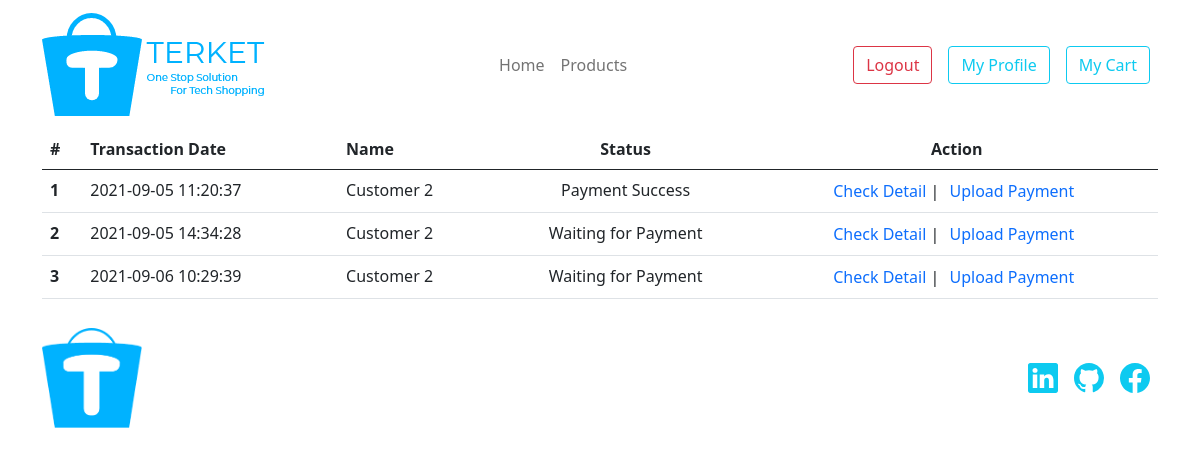
Screenshot of /index.php?page=track-order (signed in) with the database file from the repository.
### tables this page shows
CREATE TABLE `transaction` (
  `transaction_id` int(11) NOT NULL,
  `user_id` int(10) NOT NULL,
  `province_id` int(10) NOT NULL,
  `name` varchar(50) NOT NULL,
  `phone_number` varchar(15) NOT NULL,
  `address` varchar(50) NOT NULL,
  `transaction_date` datetime NOT NULL,
  `status` tinyint(5) NOT NULL
);

### functions/helper.php (called while the page is built, shortened)
<?php
  $order_status[0] = "Waiting for Payment";
  $order_status[1] = "Proccessing Payment";
  $order_status[2] = "Payment Success";
  $order_status[3] = "Payment Fail";
?>

### track-order.php (the view, shortened to what this page needs)
<?php
  $data = mysqli_query($connection, "SELECT * FROM transaction WHERE user_id='$user_id'");
?>
<div class="container-lg">
  <table class="table">
    <thead>
      <tr>
        <th scope="col">#</th>
        <th scope="col">Transaction Date</th>
        <th scope="col">Name</th>
        <th scope="col" class="text-center">Status</th>
        <th scope="col" class="text-center">Action</th>
      </tr>
    </thead>
    <tbody>
      <?php
        if(mysqli_num_rows($data) > 0) {
          $no = 1;
          while($row = mysqli_fetch_assoc($data)) {
            $status = $row['status'];
            $transaction_id = $row['transaction_id'];
            echo "
            <tr>
              <th scope=row'>$no</th>
              <td>$row[transaction_date]</td>
              <td>$row[name]</td>
              <td class='text-center'>$order_status[$status]</td>
              <td class='text-center'>
                <a href='".BASE_URL."index.php?page=transaction-detail&id=$row[transaction_id]' class='text-decoration-none text-primary'>Check Detail</a>
                <span class='d-none d-sm-inline'> | </span>
                <button type='button' class='text-primary border-0 bg-transparent' data-bs-toggle='modal' data-bs-target='#upload-payment-modal$transaction_id'>
                  Upload Payment
                </button>
              </td>
            </tr>
            <div class='modal fade' id='upload-payment-modal$transaction_id' tabindex='-1' aria-labelledby='paymentModalLabel' aria-hidden='true'>
              <form action='".BASE_URL."functions/payment-upload.php?transaction_id=$transaction_id' method='POST' enctype='multipart/form-data'>
                <div class='modal-dialog'>
                  <div class='modal-content'>
                    <div class='modal-header'>
                      <h5 class='modal-title' id='paymentModalLabel'>Modal title</h5>
                    </div>
                    <div class='modal-body'>
                      <label for='payment-img' class='form-label'>Upload :</label>
                      <input type='file' name='file' class='form-control'>
                    </div>
                    <div class='modal-footer'>
                      <button type='button' class='btn btn-secondary' data-bs-dismiss='modal'>Close</button>
                      <button type='submit' class='btn btn-primary'>Upload</button>
                    </div>
                  </div>
                </div>
              </form>
            </div>
            ";
            $no++;
          }
        }
      ?>
    </tbody>
  </table>
</div>

### rows the page displays
transaction: transaction_date "2021-09-05 11:20:37", name "Customer 2", status "Payment Success"
transaction: transaction_date "2021-09-05 14:34:28", name "Customer 2", status "Waiting for Payment"
transaction: transaction_date "2021-09-06 10:29:39", name "Customer 2", status "Waiting for Payment"
